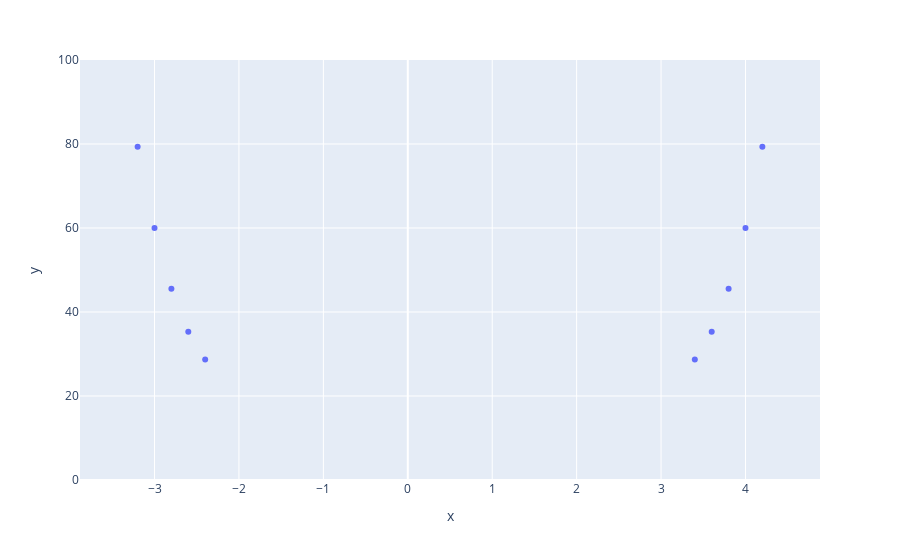

Notebook source saved alongside this figure:
### Code cell
fig = px.scatter(pd.DataFrame(example_plot,columns = ['x','y']),x='x',y='y')
fig.update_layout(yaxis_range=[0,100])

### Figure 1 — Plotly figure (JSON) as saved in the notebook; plotly's stock layout.template omitted (floating-point values rounded to 4 significant figures)
{"data": [{"hovertemplate": "x=%{x}<br>y=%{y}<extra></extra>", "legendgroup": "", "marker": {"color": "#636efa", "symbol": "circle"}, "mode": "markers", "name": "", "orientation": "v", "showlegend": false, "type": "scatter", "x": [-3.4, -3.2, -3, -2.8, -2.6, -2.4, 3.4, 3.6, 3.8, 4, 4.2, 4.4], "xaxis": "x", "y": [104.3, 79.35, 60, 45.53, 35.29, 28.67, 28.67, 35.29, 45.53, 60, 79.35, 104.3], "yaxis": "y"}], "layout": {"legend": {"tracegroupgap": 0}, "margin": {"t": 60}, "xaxis": {"anchor": "y", "domain": [0, 1], "title": {"text": "x"}}, "yaxis": {"anchor": "x", "domain": [0, 1], "range": [0, 100], "title": {"text": "y"}}}}
